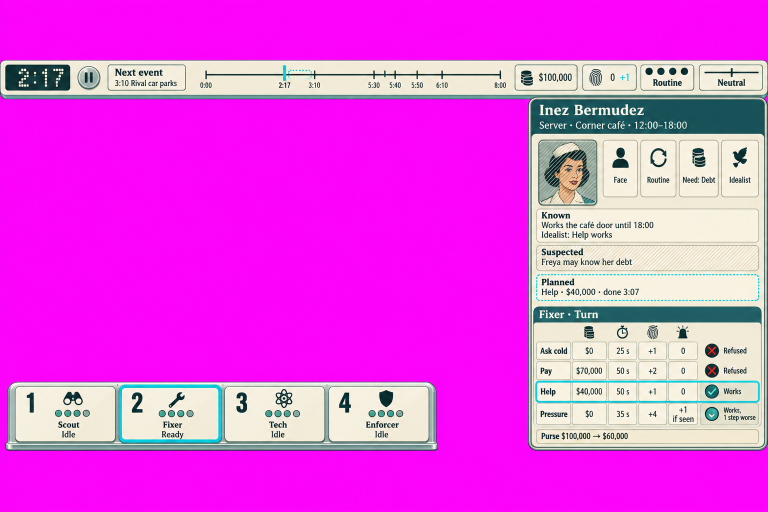
#> input picture briefs/011/ui/raw/round1-A.png, 1536 x 1024 px (shown at 1/2 size)
$ python -i disc.py   (imports and definitions only)
#> lines starting #> are read from the running program, lines starting #| are printed output that depends on the picture; after the words box and inside, x2 and y2 are one past the last pixel; in counts of white or black regions, pixels touching at a corner belong together
# Glyph, brief 057 part 2: the patrol cameo disc, `badges/npc_patrol`.
#   python3 -I briefs/057/patrol/disc.py template            -> patrol/npc_disc_template@2x.png (the npc_* disc with no glyph)
#   python3 -I briefs/057/patrol/disc.py build [FACE.png]    -> patrol/npc_patrol@2x.png (face fitted in the slot; no FACE = the stand-in screen)
#   python3 -I briefs/057/patrol/disc.py build FACE.png --fill  -> face art that is a portrait (fills the field like the cell's cameos) instead of a glyph
#   python3 -I briefs/057/patrol/disc.py install             -> copies both outputs to Kit/badges/ (+ .meta if absent)
# Two outputs, one face:
#   npc_patrol@2x.png       48 px, the whole badge with its baked bezel: where an npc_* disc shows as it is (known-people discs, action panel header, Intel).
#   npc_patrol_face@2x.png  48 px, the field only, square and full-bleed with no bezel: for the HUD's Cameo() helper, which draws the chrome ring itself
#                           (2 px #cbc6c3 over 1 px ink-deep, as the person pills' faces), so the ring is never doubled (Reroute pill, wait-spot cameo, edge chip).
# The disc is the kit's own: the five npc_* badges share one 48 px bezel (chrome ring, ink-deep outer line) and one cream enamel field,
# so the template is the per-pixel brightest of the five (ink glyphs on cream: where one badge has a glyph another has the field).
# Nothing new in colour: the field, the ring and the ink glyph are the kit's pixels; only the glyph layer changes.
import sys, os, shutil, uuid, re
from PIL import Image, ImageDraw, ImageFilter
import numpy as np
HERE = os.path.dirname(os.path.abspath(__file__))
KIT = os.path.abspath(os.path.join(HERE, "../../../unity/Assets/Suborned/UI/Resources/Kit/badges/"))
NPC = ["npc_councillor", "npc_driver", "npc_passer", "npc_waitress", "npc_watcher"]
INK = (23, 48, 47)          # #17302f, the glyph ink in every npc_* badge
CREAM = (247, 244, 236)     # #f7f4ec, dots on the screen
S = 8                        # supersample for the stand-in glyph
# the slot, measured on the 48 px badge (@2x): centre (24, 24); field radius 17 (bezel from 17 to 22.5); glyph safe circle radius 14.5
SLOT = {"size": 48, "centre": [24, 24], "field_radius": 17.0, "glyph_safe_radius": 14.5, "glyph_box": [9.5, 9.5, 38.5, 38.5],
        "ink": "#17302f", "note": "face art: ink-on-cream like the other npc_* glyphs (the screen is ink, the dots cream); fits the 29 px box, centred, no rim of its own"}

def load(n): return np.array(Image.open(os.path.join(KIT, n + "@2x.png")).convert("RGBA")).astype(float)

# [37 lines left out: functions template, screen_glyph, not called in this run]

def fit_face(face, box=None, fill=False, clip_r=17.0):
    """Forma's face -> a 48 px layer: scaled to fit the glyph box (aspect kept), centred, clipped to the field radius.
    fill=True (a portrait): scaled to cover the whole field circle instead."""
#> called with face = '../../011/ui/raw/round1-A.png', fill = False, clip_r = 17
    box = box or SLOT["glyph_box"]
    f = Image.open(face).convert("RGBA"); bw, bh = box[2] - box[0], box[3] - box[1]
    if fill: bw = bh = 2 * clip_r
    k = (max if fill else min)(bw * S / f.width, bh * S / f.height); f = f.resize((max(1, round(f.width * k)), max(1, round(f.height * k))), Image.LANCZOS)
#> after `k = (max if fill else min)(bw * S / f.width, bh * S / f.height)`: k = 0.151
#> after `f = f.resize((max(1, round(f.width * k)), max(1, round(f.height * k)))`:
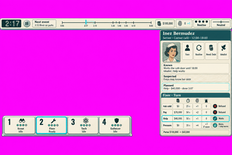
#> f: PIL image 232x155 RGBA; mean R, G, B, A 229.9, 75.3, 227.7, 255
    big = Image.new("RGBA", (48 * S, 48 * S), (0, 0, 0, 0)); big.alpha_composite(f, (round(24 * S - f.width / 2), round(24 * S - f.height / 2)))
#> after `big = Image.new('RGBA', (48 * S, 48 * S), (0, 0, 0, 0))`: big: PIL image 384x384 RGBA; every value is 0
#> after `big.alpha_composite(f, (round(24 * S - f.width / 2), round(24 * S - f.`:
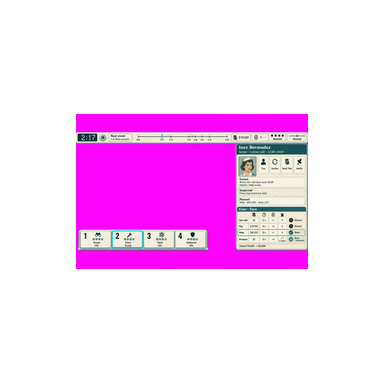
#> big: PIL image 384x384 RGBA; mean R, G, B, A 56.1, 18.4, 55.5, 62.2; transparent parts drawn white
    m = Image.new("L", big.size, 0); ImageDraw.Draw(m).ellipse(((24 - clip_r) * S, (24 - clip_r) * S, (24 + clip_r) * S, (24 + clip_r) * S), fill=255)
#> after `m = Image.new('L', big.size, 0)`: m: PIL image 384x384 L; every value is 0
#> after `ImageDraw.Draw(m).ellipse(((24 - clip_r) * S, (24 - clip_r) * S, (24 +`:
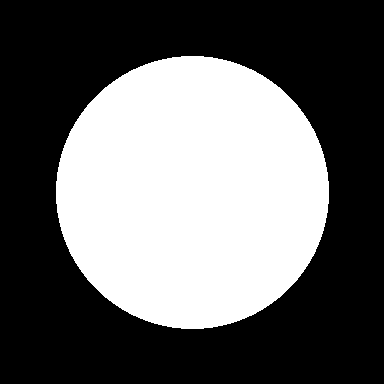
#> m: PIL image 384x384 L; 39.7% white; 1 white region, box (x1, y1, x2, y2) and area: (56, 56, 329, 329) 58481
    big.putalpha(Image.fromarray(np.minimum(np.array(big)[..., 3], np.array(m)).astype("uint8")))
    return big.resize((48, 48), Image.LANCZOS)
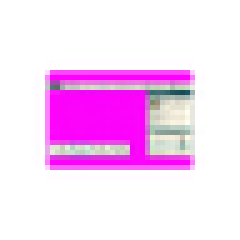
#> returned value: PIL image 48x48 RGBA (shown 5 times larger); mean R, G, B, A 70.7, 21.4, 70, 62.1; transparent parts drawn white

# [18 lines left out: functions build, build_face, not called in this run]

# [16 lines not run here, left out]

>>> result = fit_face('../../011/ui/raw/round1-A.png')

$ run again, on briefs/011/ui/raw/round1-B.png
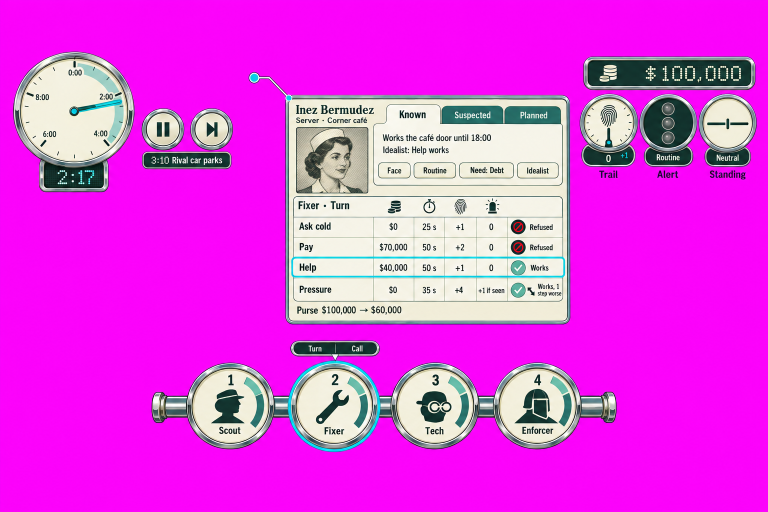
#> input picture briefs/011/ui/raw/round1-B.png, 1536 x 1024 px (shown at 1/2 size)
#> in fit_face, `f = f.resize((max(1, round(f.width * k)), max(1, round(f.height * k)))`:
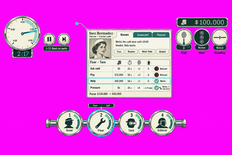
#> f: PIL image 232x155 RGBA; mean R, G, B, A 226.8, 63.1, 226.5, 255
#> m: PIL image 384x384 L; every value is 0
#> m: PIL image 384x384 L; 39.7% white; 1 white region, box (x1, y1, x2, y2) and area: (56, 56, 329, 329) 58481
#> in fit_face, `return big.resize((48, 48), Image.LANCZOS)`:
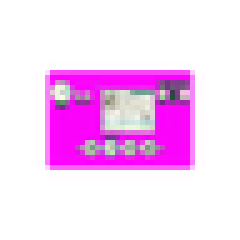
#> returned value: PIL image 48x48 RGBA (shown 5 times larger); mean R, G, B, A 70.5, 15.8, 70.5, 62.1; transparent parts drawn white
